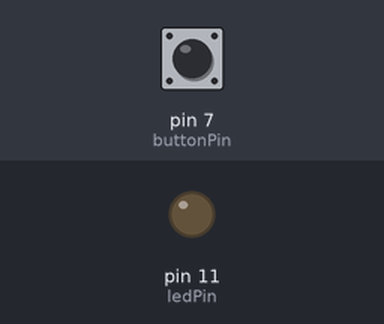
The sketch below on a simulated Arduino Uno, built with avr-gcc and run on an emulated ATmega328P. On the bench: output pins drawn as LEDs (lit = HIGH). Inputs (shaded band) come from the test bench; at power-on: pin 7 (buttonPin) LOW.

Above: at 1.2 s.
1.3 s: pin 7 (buttonPin) pulled HIGH for 0.15 s
At 1.37 s:
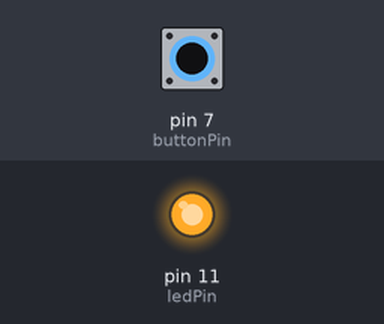
2.9 s: pin 7 (buttonPin) pulled HIGH for 3.2 s
At 7.1 s:
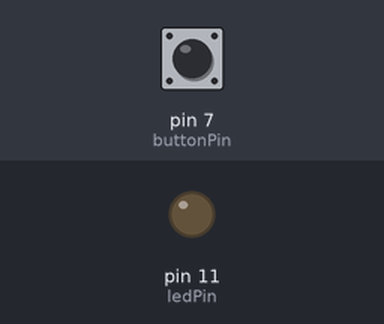
Timing chart, 0 to 8.6 s (numbered marks = the images above; inputs shaded):
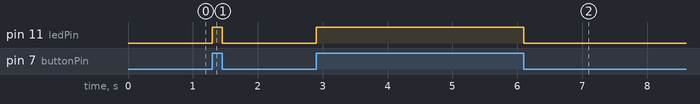

Measured:
- after the input at 1.3 s, pin 11 (ledPin): LOW → HIGH at once, → LOW 0.15 s later
- after the input at 2.9 s, pin 11 (ledPin): LOW → HIGH at once, → LOW 3.2 s later

The sketch:

LEDBlinkingByUsingPushbuttonSwitch.ino
```cpp
int buttonPin = 7;
int ledPin = 11;

void setup() {
  pinMode(buttonPin, INPUT);
  pinMode(ledPin, OUTPUT);
}

void loop() {
  int buttonState = digitalRead(buttonPin);
  digitalWrite(ledPin, buttonState);
}
```
